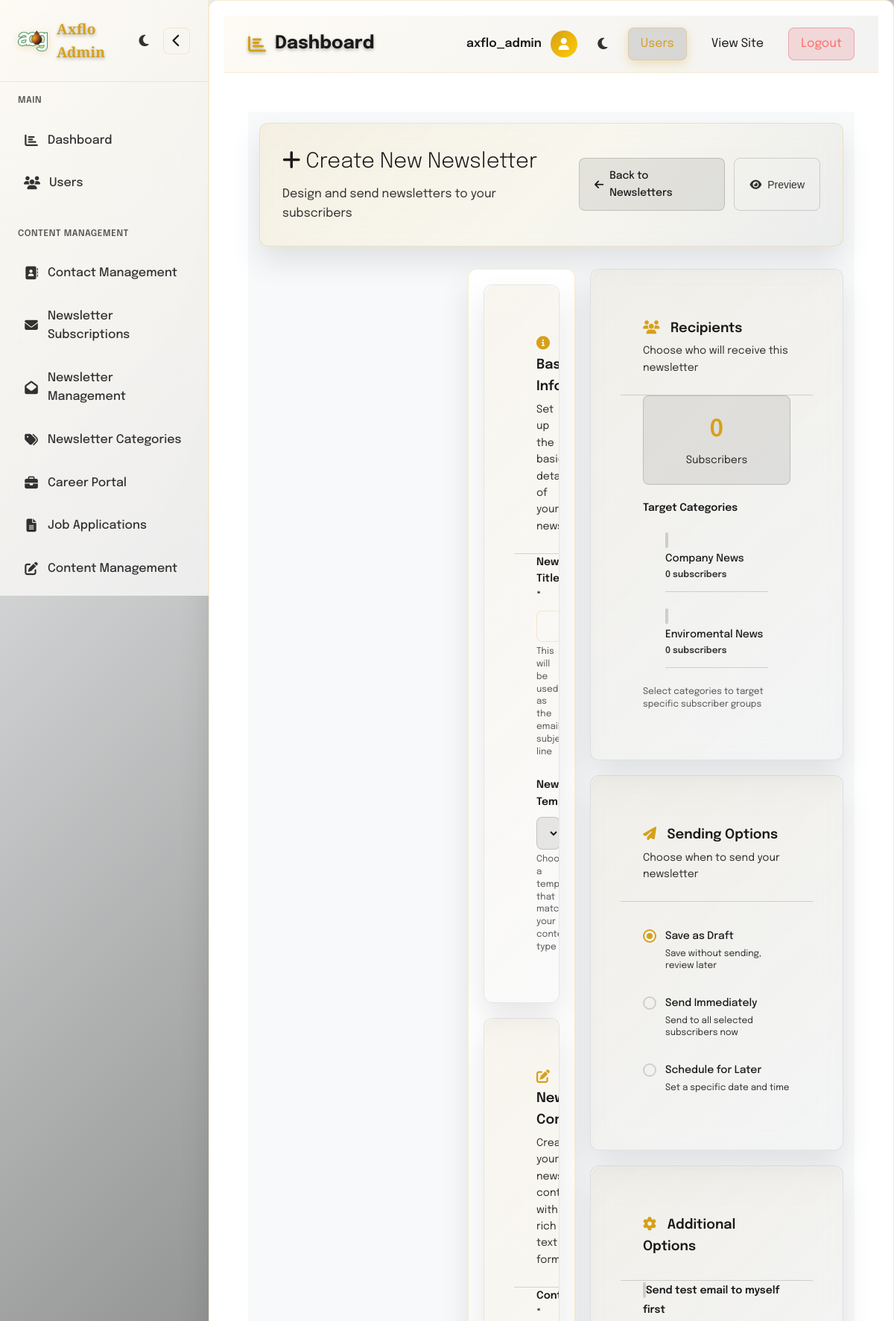
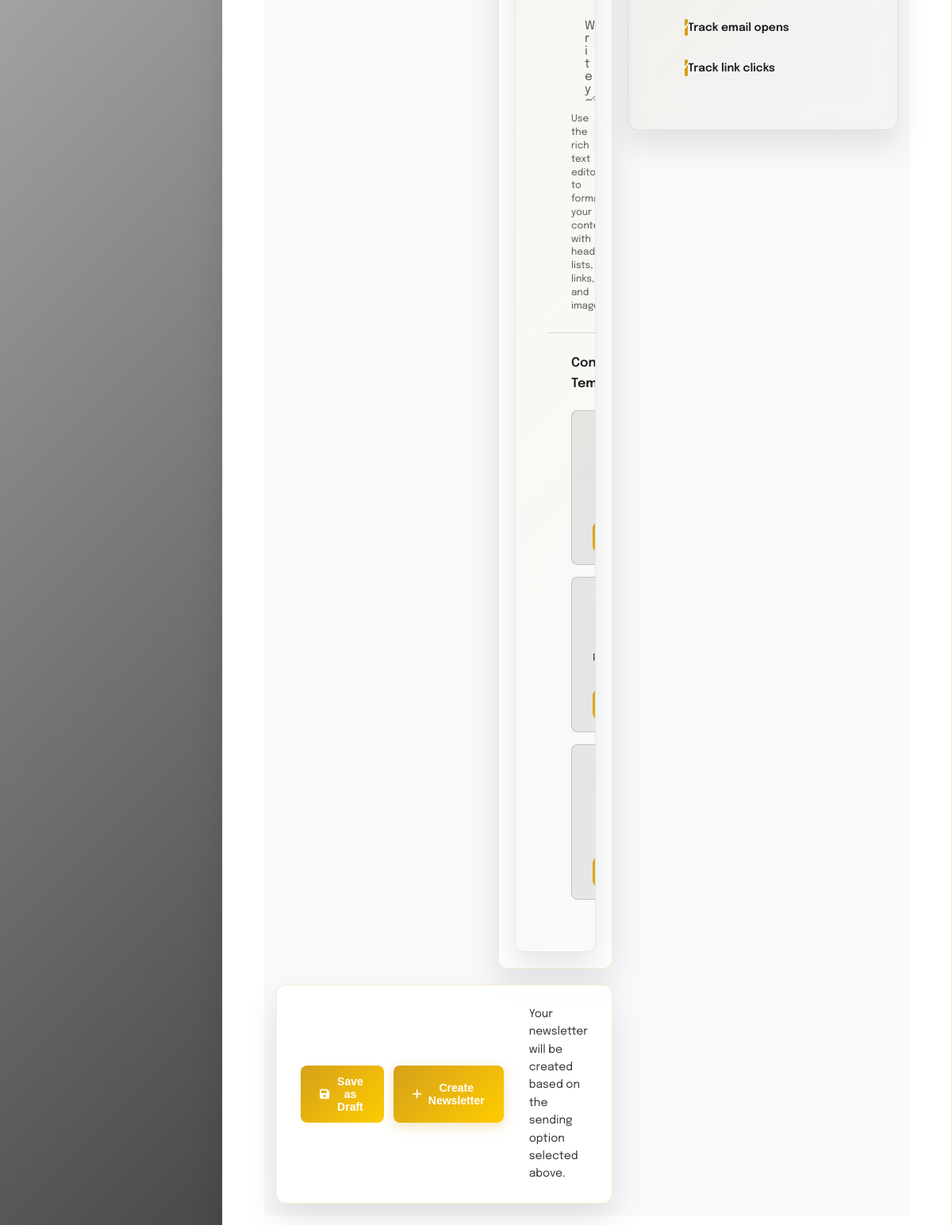
Screenshot of /admin-newsletter-create/ (signed in) with the database file from the repository (2 pictures, top to bottom).
### axflo_app/models.py (models this page shows, shortened)
class SubscriptionCategory(models.Model):
    name = models.CharField(max_length=100)
    description = models.TextField(blank=True)
    class Meta:
        verbose_name_plural = "Subscription Categories"

### axflo_app/views.py (the view, shortened to what this page needs)
# urls.py: path('admin-newsletter-create/', views.admin_newsletter_create, name='admin_newsletter_create'),
def admin_newsletter_create(request):
    try:
        if not request.user.is_authenticated:
            return HttpResponseRedirect('/admin-login/')
        if not request.user.is_staff:
            return HttpResponseRedirect('/admin-login/')
        categories = SubscriptionCategory.objects.all().order_by('name')
        context = {
            'categories': categories,
            'current_page': 'newsletter_create'
        }
        return render(request, 'axflo_app/admin/admin_newsletter_create.html', context)
    except Exception as e:
        messages.error(request, f'Error loading newsletter creation form: {str(e)}')
        return HttpResponseRedirect('/admin-newsletters/')

### axflo_app/templates/axflo_app/admin/admin_newsletter_create.html (shortened to what this page needs)
{% extends 'axflo_app/admin/admin_base.html' %}
{% load static %}
{% block extra_css %}
    <link rel="stylesheet" href="{% static 'axflo_app/css/admin_newsletter_create.css' %}">
{% endblock %}
{% block content %}
    <div class="newsletter-create-container">
        <div class="create-header">
            <div class="header-content">
                <div class="header-text">
                    <h1><i class="fas fa-plus"></i> Create New Newsletter</h1>
                    <p>Design and send newsletters to your subscribers</p>
                </div>
                <div class="header-actions">
                    <a href="/admin-newsletters/" class="btn btn-secondary">
                        <i class="fas fa-arrow-left"></i> Back to Newsletters
                    </a>
                    <button type="button" class="btn btn-outline" id="previewBtn">
                        <i class="fas fa-eye"></i> Preview
                    </button>
                </div>
            </div>
        </div>
        <form method="post" id="newsletterForm" class="newsletter-form">
            <div class="form-layout">
                <div class="main-content">
                    <div class="form-section">
                        <div class="section-header">
                            <h2><i class="fas fa-info-circle"></i> Basic Information</h2>
                            <p>Set up the basic details of your newsletter</p>
                        </div>
                        <div class="form-group">
                            <label for="title" class="form-label">Newsletter Title *</label>
                            <input type="text" id="title" name="title" class="form-control"
                                   placeholder="Enter newsletter title (this will be the email subject)" required>
                            <div class="form-help">This will be used as the email subject line</div>
                        </div>
                        <div class="form-group">
                            <label for="template" class="form-label">Newsletter Template</label>
                            <select id="template" name="template" class="form-control">
                                <option value="basic">Basic Newsletter</option>
                            </select>
                            <div class="form-help">Choose a template that matches your content type</div>
                        </div>
                    </div>
                    <div class="form-section">
                        <div class="section-header">
                            <h2><i class="fas fa-edit"></i> Newsletter Content</h2>
                            <p>Create your newsletter content with rich text formatting</p>
                        </div>
                        <div class="form-group">
                            <label for="content" class="form-label">Content *</label>
                            <textarea id="content" name="content" class="form-control rich-editor"
                                      placeholder="Write your newsletter content here..." required></textarea>
                            <div class="form-help">Use the rich text editor to format your content with headings, lists, links, and images</div>
                        </div>
                        <div class="content-templates">
                            <h3>Content Templates</h3>
                            <div class="template-grid">
                                <div class="template-card" data-template="company-news">
                                    <h4>Company News</h4>
                                    <p>Updates and announcements</p>
                                    <button type="button" class="btn btn-outline btn-sm load-template">Use Template</button>
                                </div>
                                <div class="template-card" data-template="project-update">
                                    <h4>Project Update</h4>
                                    <p>Progress reports and milestones</p>
                                    <button type="button" class="btn btn-outline btn-sm load-template">Use Template</button>
                                </div>
                                <div class="template-card" data-template="safety-alert">
                                    <h4>Safety Alert</h4>
                                    <p>Important safety information</p>
                                    <button type="button" class="btn btn-outline btn-sm load-template">Use Template</button>
                                </div>
                            </div>
                        </div>
                    </div>
                </div>
                <div class="sidebar-content">
                    <div class="form-section">
                        <div class="section-header">
                            <h3><i class="fas fa-users"></i> Recipients</h3>
                            <p>Choose who will receive this newsletter</p>
                        </div>
                        <div class="recipients-info">
                            <div class="recipient-count">
                                <span class="count-number" id="recipientCount">0</span>
                                <span class="count-label">Subscribers</span>
                            </div>
                        </div>
                        <div class="form-group">
                            <label class="form-label">Target Categories</label>
                            <div class="categories-list">
                                {% for category in categories %}
                                    <label class="category-checkbox">
                                        <span class="checkbox-custom"></span>
                                        <span class="category-info">
                                            <span class="category-name">{{ category.name }}</span>
                                            <span class="category-count">{{ category.subscriber_count|default:0 }} subscribers</span>
                                        </span>
                                    </label>
                                {% endfor %}
                            </div>
                            <div class="form-help">Select categories to target specific subscriber groups</div>
                        </div>
                    </div>
                    <div class="form-section">
                        <div class="section-header">
                            <h3><i class="fas fa-paper-plane"></i> Sending Options</h3>
                            <p>Choose when to send your newsletter</p>
                        </div>
                        <div class="sending-options">
                            <label class="option-radio">
                                <span class="radio-custom"></span>
                                <span class="option-info">
                                    <span class="option-title">Save as Draft</span>
                                    <span class="option-desc">Save without sending, review later</span>
                                </span>
                            </label>
                            <label class="option-radio">
                                <span class="radio-custom"></span>
                                <span class="option-info">
                                    <span class="option-title">Send Immediately</span>
                                    <span class="option-desc">Send to all selected subscribers now</span>
                                </span>
                            </label>
                            <label class="option-radio">
                                <span class="radio-custom"></span>
                                <span class="option-info">
                                    <span class="option-title">Schedule for Later</span>
                                    <span class="option-desc">Set a specific date and time</span>
                                </span>
                            </label>
                        </div>
                    </div>
                    <div class="form-section">
                        <div class="section-header">
                            <h3><i class="fas fa-cog"></i> Additional Options</h3>
                        </div>
                        <div class="form-group">
                            <label class="checkbox-option">
                                <span class="checkbox-custom"></span>
                                <span>Send test email to myself first</span>
                            </label>
                        </div>
                        <div class="form-group">
                            <label class="checkbox-option">
                                <span class="checkbox-custom"></span>
                                <span>Track email opens</span>
                            </label>
                        </div>
                        <div class="form-group">
                            <label class="checkbox-option">
                                <span class="checkbox-custom"></span>
                                <span>Track link clicks</span>
                            </label>
                        </div>
                    </div>
                </div>
                       <div class="form-actions">
                <div class="action-group">
                    <button type="button" class="btn btn-secondary" id="saveDraftBtn">
                        <i class="fas fa-save"></i> Save as Draft
                    </button>
                    <button type="submit" class="btn btn-primary" id="createNewsletterBtn">
                        <i class="fas fa-plus"></i> Create Newsletter
                    </button>
                </div>
                <div class="action-info">
                    <p>Your newsletter will be created based on the sending option selected above.</p>
                </div>
            </div>
            </div>
        </form>
    </div>
{% endblock %}

### axflo_app/templates/axflo_app/admin/components/admin_header.html (shortened to what this page needs)
<header class="main-header">
    <div class="header-left">
        <h1 class="page-title">
            <i class="fas {{ page_icon|default:'fa-chart-bar' }} page-icon"></i>
            {{ page_title|default:'Dashboard' }}
        </h1>
    </div>
    <div class="header-right">
        <div class="user-info">
            <span class="user-name">{{ request.user.username|default:'Admin' }}</span>
            <div class="user-avatar">
                <i class="fas fa-user"></i>
            </div>
        </div>
        <button class="theme-toggle" id="themeToggle2">
            <i class="fas fa-moon"></i>
        </button>
        <nav class="admin-nav">
            <a href="/admin-users/" class="current">Users</a>
            <a href="/" target="_blank">View Site</a>
            <a href="/admin-logout/" class="logout-btn">Logout</a>
        </nav>
    </div>
</header>

### axflo_app/static/axflo_app/css/base.css (style rules this page uses)
:root { --primary-gold: #d6a019; --primary-gold-light: #ffcc00; --bg-dark: #0a0a0a; --bg-light: #fafafa; --bg-glass: rgba(255, 255, 255, 0.08); --bg-glass-hover: rgba(255, 255, 255, 0.12); --text-primary: #1a1a1a; --text-secondary: rgba(26, 26, 26, 0.7); --text-tertiary: rgba(26, 26, 26, 0.5); --text-dark: #000000; --text-white: #ffffff; --text-light-alpha: rgba(255, 255, 255, 0.9); --text-light-secondary: rgba(255, 255, 255, 0.7); --border-glass: rgba(214, 160, 25, 0.3); --shadow-primary: 0 20px 40px rgba(0, 0, 0, 0.1); --shadow-hover: 0 25px 50px rgba(0, 0, 0, 0.4); --blur-amount: 20px; --transition: all 0.6s cubic-bezier(0.25, 0.46, 0.45, 0.94); --transition-smooth: all 0.4s cubic-bezier(0.25, 0.46, 0.45, 0.94); --transition-bounce: all 0.6s cubic-bezier(0.68, -0.55, 0.265, 1.55); --background: rgb(214, 160, 25); --hover-color: #ffcc00; --primary-gradient: rgba(0, 0, 0, 0.8); --secondary-gradient: rgba(0, 0, 0, 1); --shadow-color: rgba(0, 0, 0, 0.3); --overlay-color: rgba(0, 0, 0, 0.5); --accent-glow: rgba(214, 160, 25, 0.3); --glass-border: rgba(214, 160, 25, 0.2); --news-section-bg: #141414; --card-bg: rgba(20, 20, 20, 0.6); --card-border: rgba(214, 160, 25, 0.15); --gradient-overlay: linear-gradient(135deg, rgba(214, 160, 25, 0.1) 0%, rgba(0, 0, 0, 0.3) 100%); --gradient-mesh: linear-gradient(135deg, rgba(214, 160, 25, 0.15) 0%, rgba(255, 204, 0, 0.08) 50%, rgba(0, 0, 0, 0.3) 100%); --footer-bg: rgb(214, 160, 25); --footer-text: #000; --footer-link-hover: rgb(214, 160, 25); --footer-border: #fff; }
* { margin: 0; padding: 0; box-sizing: border-box; }
body { font-family: 'Epilogue', sans-serif; line-height: 1.6; color: var(--text-primary); background: var(--bg-light); overflow-x: hidden; }
.newsletter-form { display: flex; gap: 0.5rem; }
.newsletter-form input { flex: 1; padding: 0.75rem 1rem; border: 1px solid rgba(214, 160, 25, 0.2); border-radius: 8px; background: rgba(255, 255, 255, 0.05); color: var(--text-primary); font-size: 0.875rem; transition: var(--transition-smooth); }
.newsletter-form button { padding: 0.75rem 1.5rem; background: linear-gradient(135deg, var(--primary-gold), var(--primary-gold-light)); border: none; border-radius: 8px; color: var(--text-dark); font-weight: 600; cursor: pointer; transition: var(--transition-smooth); }

### rows the page displays
SubscriptionCategory: name "Company News", subscriber_count "0"
SubscriptionCategory: name "Enviromental News", subscriber_count "0"

### other values shown
{{ page_title|default:'Dashboard' }} "Dashboard"
{{ request.user.username|default:'Admin' }} "axflo_admin"
